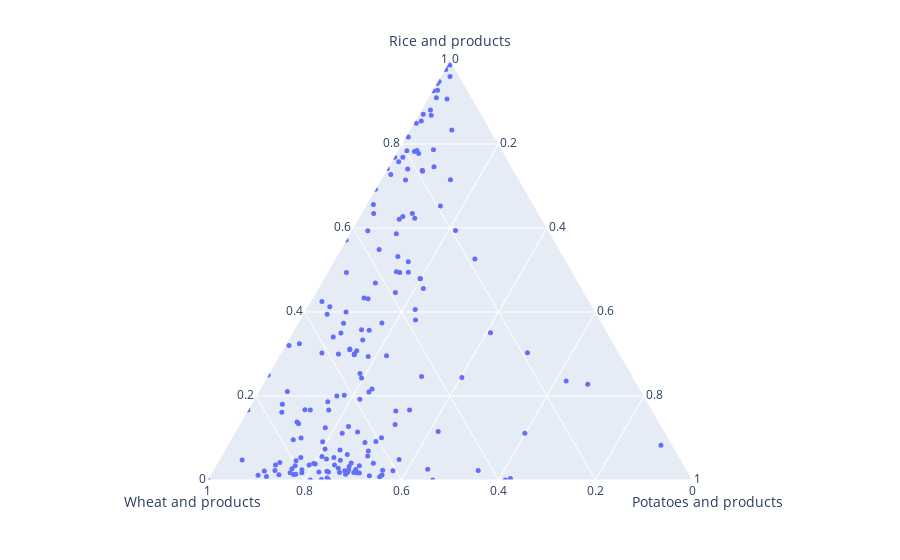

Notebook cell for this chart:
### Code cell
import plotly.express as px

# Create the plot with labels
fig = px.scatter_ternary(
    carb_df[carb_df['Year']==2022],#.xs(key=2022, level='Year').reset_index(),
    a="Rice and products",
    b="Wheat and products",
    c="Potatoes and products",
    hover_name="Area",  # This will show the Area when hovering
    # text="Area"      # Alternative: Uncomment to display labels permanently
)

# Optional: Customize the appearance
fig.update_traces(
    marker=dict(size=5, line=dict(width=0)),
    textposition='top center'  # Only needed if using text="Area"
)

fig.show()

### Figure 1 — Plotly figure (JSON) as saved in the notebook; plotly's stock layout.template omitted (floating-point values rounded to 4 significant figures; data arrays with more than 128 entries replaced by an {"elided": "..."} marker saying what was removed)
{"data": [{"a": {"elided": "189 float values"}, "b": {"elided": "189 float values"}, "c": {"elided": "189 float values"}, "hovertemplate": "<b>%{hovertext}</b><br><br>Rice and products=%{a}<br>Wheat and products=%{b}<br>Potatoes and products=%{c}<extra></extra>", "hovertext": {"elided": "189 str values"}, "legendgroup": "", "marker": {"color": "#636efa", "line": {"width": 0}, "size": 5, "symbol": "circle"}, "mode": "markers", "name": "", "showlegend": false, "subplot": "ternary", "textposition": "top center", "type": "scatterternary"}], "layout": {"legend": {"tracegroupgap": 0}, "margin": {"t": 60}, "ternary": {"aaxis": {"title": {"text": "Rice and products"}}, "baxis": {"title": {"text": "Wheat and products"}}, "caxis": {"title": {"text": "Potatoes and products"}}, "domain": {"x": [0, 1], "y": [0, 1]}}}}
